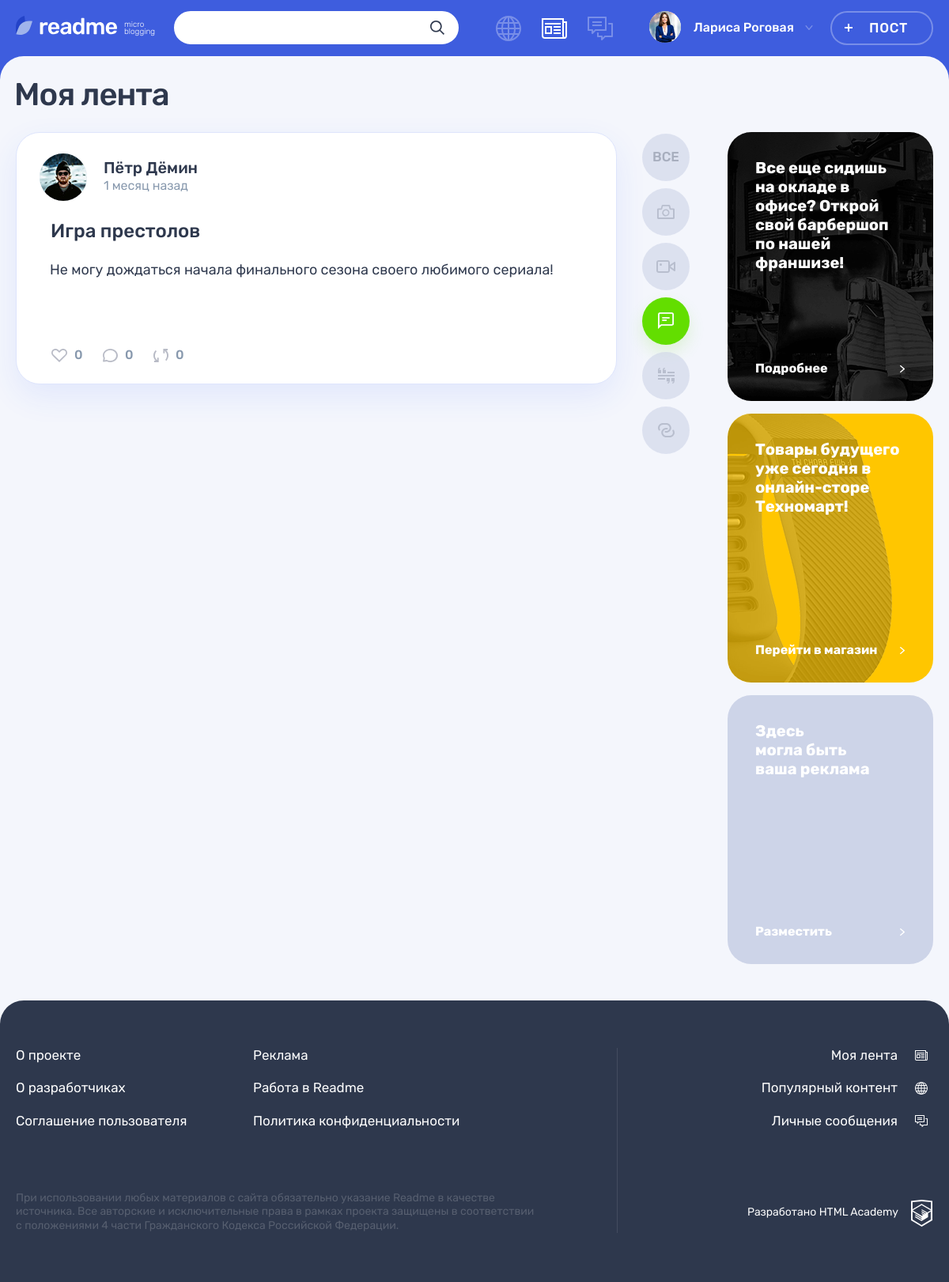
/feed.php?filter=text (signed in), run on the app's committed database.
### tables this page shows
CREATE TABLE post (
	id INT UNSIGNED AUTO_INCREMENT PRIMARY KEY,
	dt_add TIMESTAMP NOT NULL DEFAULT CURRENT_TIMESTAMP(),
	title VARCHAR(128) NOT NULL,
	text_content TEXT,
	quote_author VARCHAR(128),
	image_path VARCHAR(128),
	video_path VARCHAR(128),
	link VARCHAR(128),
	show_count INT UNSIGNED NOT NULL DEFAULT 0,
	author_id INT UNSIGNED NOT NULL,
	is_repost BOOLEAN NOT NULL DEFAULT 0,
	origin_post_id INT UNSIGNED,
	content_type_id INT UNSIGNED NOT NULL,
	FOREIGN KEY (author_id) REFERENCES user(id),
	FOREIGN KEY (origin_post_id) REFERENCES post(id),
	FOREIGN KEY (content_type_id) REFERENCES content_type(id),
	FULLTEXT INDEX post_ft_search(title, text_content)
);

CREATE TABLE user (
	id INT UNSIGNED AUTO_INCREMENT PRIMARY KEY,
	dt_add TIMESTAMP NOT NULL DEFAULT CURRENT_TIMESTAMP(),
	email VARCHAR(128) NOT NULL,
	login VARCHAR(128) NOT NULL,
	password CHAR(64) NOT NULL,
	avatar_path VARCHAR(128),
	UNIQUE INDEX email(email)
);

CREATE TABLE content_type (
	id INT UNSIGNED AUTO_INCREMENT PRIMARY KEY,
	type_name VARCHAR(128) NOT NULL,
	class_name VARCHAR(128) NOT NULL,
	icon_width INT UNSIGNED NOT NULL,
	icon_height INT UNSIGNED NOT NULL
);

### helpers.php (called while the page is built, shortened)
<?php
function get_noun_plural_form(int $number, string $one, string $two, string $many): string
{
    $number = (int)$number;
    $mod10 = $number % 10;
    $mod100 = $number % 100;
    switch (true) {
        case ($mod10 === 1):
            return $one;
    }
}
function include_template($name, array $data = [])
{
    $name = 'templates/' . $name;
    extract($data);
    require $name;
    $result = ob_get_clean();
    return $result;
}

### templates/main.php (the view, shortened to what this page needs)
<div class="container">
    <h1 class="page__title page__title--feed">Моя лента</h1>
</div>
<div class="page__main-wrapper container">
    <section class="feed">
        <?php $style = !empty($posts) ? 'background-image: none;' : ''; ?>
        <div style="<?= $style ?>" class="feed__main-wrapper">
            <div class="feed__wrapper">
                <?php foreach ($posts as $post): ?>
                <article class="feed__post post post-<?= esc($post['class_name']) ?>">
                    <header class="post__header post__author">
                        <a class="post__author-link" href="/profile.php?id=<?= $post['author_id'] ?>&tab=posts" title="Автор">
                            <div class="post__avatar-wrapper">
                                <?php if (!empty($post['avatar_path'])): ?>
                                <?php $style = 'width: 60px; height: 60px; object-fit: cover;'; ?>
                                <img style="<?= $style ?>" class="post__author-avatar" src="uploads/<?= esc($post['avatar_path']) ?>" width="60" height="60" alt="Аватар пользователя">
                                <?php endif; ?>
                            </div>
                            <div class="post__info">
                                <b class="post__author-name"><?= esc($post['author']) ?></b>
                                <span class="post__time"><?= get_relative_time($post['dt_add']) ?> назад</span>
                            </div>
                        </a>
                    </header>
                    <div style="min-height: 141px;" class="post__main">
                        <?php if (in_array($post['class_name'], ['photo', 'text'])): ?>
                        <h2><a href="/post.php?id=<?= esc($post['id']) ?>"><?= esc($post['title']) ?></a></h2>
                        <?php endif; ?>
                        <?php $post['display_mode'] = 'feed'; ?>
                        <?php if ($post['class_name'] === 'quote'): ?>
                        <?= include_template('inc/post-quote.php', ['post' => $post]) ?>
                        <?php elseif ($post['class_name'] === 'link'): ?>
                        <?= include_template('inc/post-link.php', ['post' => $post]) ?>
                        <?php elseif ($post['class_name'] === 'photo'): ?>
                        <?= include_template('inc/post-photo.php', ['post' => $post]) ?>
                        <?php elseif ($post['class_name'] === 'video'): ?>
                        <?= include_template('inc/post-video.php', ['post' => $post]) ?>
                        <?php elseif ($post['class_name'] === 'text'): ?>
                        <?= include_template('inc/post-text.php', ['post' => $post]) ?>
                        <?php endif; ?>
                    </div>
                    <footer style="flex-direction: column;" class="post__footer post__indicators">
                        <div class="post__buttons">
                            <a class="post__indicator post__indicator--likes<?= get_likes_indicator_class($link, $post['id']) ?> button" href="/like.php?id=<?= esc($post['id']) ?>" title="Лайк">
                                <svg class="post__indicator-icon" width="20" height="17">
                                    <use xlink:href="#icon-heart"></use>
                                </svg>
                                <span><?= get_likes_count($link, $post['id']) ?></span>
                            </a>
                            <a class="post__indicator post__indicator--comments button" href="/post.php?id=<?= esc($post['id']) ?>#form" title="Комментарии">
                                <svg class="post__indicator-icon" width="19" height="17">
                                    <use xlink:href="#icon-comment"></use>
                                </svg>
                                <span><?= get_comment_count($link, $post['id']) ?></span>
                            </a>
                            <a class="post__indicator post__indicator--repost button" href="/repost.php?id=<?= esc($post['id']) ?>" title="Репост">
                                <svg class="post__indicator-icon" width="19" height="17">
                                    <use xlink:href="#icon-repost"></use>
                                </svg>
                                <span><?= get_repost_count($link, $post['id']) ?></span>
                            </a>
                        </div>
                    </footer>
                </article>
                <?php endforeach; ?>
            </div>
        </div>
        <ul class="feed__filters filters">
            <li class="feed__filters-item filters__item">
                <?php $classname = !isset($_GET['filter']) ? ' filters__button--active' : ''; ?>
                <a class="filters__button<?= $classname ?>" href="/feed.php">
                    <span>Все</span>
                </a>
            </li>
            <?php foreach ($content_types as $type): ?>
            <li class="feed__filters-item filters__item">
                <?php $classname = isset($_GET['filter']) && $_GET['filter'] === $type['class_name'] ? ' filters__button--active' : ''; ?>
                <a class="filters__button filters__button--<?= esc($type['class_name']) ?> button<?= $classname ?>" href="/feed.php?filter=<?= esc($type['class_name']) ?>">
                    <svg class="filters__icon" width="<?= esc($type['icon_width']) ?>" height="<?= esc($type['icon_height']) ?>">
                        <use xlink:href="#icon-filter-<?= esc($type['class_name']) ?>"></use>
                    </svg>
                </a>
            </li>
            <?php endforeach; ?>
        </ul>
    </section>
    <aside class="promo">
        <article class="promo__block promo__block--barbershop">
            <p class="promo__text">Все еще сидишь на окладе в офисе? Открой свой барбершоп по нашей франшизе!</p>
            <a class="promo__link" href="#">Подробнее</a>
        </article>
        <article class="promo__block promo__block--technomart">
            <p class="promo__text">Товары будущего уже сегодня в онлайн-сторе Техномарт!</p>
            <a class="promo__link" href="#">Перейти в магазин</a>
        </article>
        <article class="promo__block">
            <p class="promo__text">Здесь<br>могла быть<br>ваша реклама</p>
            <a class="promo__link" href="#">Разместить</a>
        </article>
    </aside>
</div>

### functions.php (shortened to what this page needs)
<?php
function get_mysqli_result(mysqli $link, string $sql, string $result_type = 'all') {
    if (!$result = mysqli_query($link, $sql)) {
        update_errors_log($link, $sql, 'mysql_errors.txt');
        http_response_code(500);
        exit;
    } elseif ($result_type === 'all') {
        $result = mysqli_fetch_all($result, MYSQLI_ASSOC);
    } elseif ($result_type === 'assoc') {
        $result = mysqli_fetch_assoc($result);
    }
    return $result;
}
function crop_text_content(string $text, int $post_id, string $style = '', int $num_letters = 300) : string {
    $style = $style ? " style=\"{$style}\"" : '';
    $text_length = mb_strlen($text);
    if ($text_length > $num_letters) {
        $words = explode(' ', $text);
        $result_words_length = 0;
        $result_words = [];
        foreach ($words as $word) {
            $result_words_length += mb_strlen($word);
            if ($result_words_length > $num_letters) {
                break;
            }
            $result_words_length += 1;
            $result_words[] = $word;
        }
        $result = implode(' ', $result_words);
        $result .= '...';
        $result = "<p{$style}>" . $result . '</p>';
        $result .= '<a class="post-text__more-link" href="post.php?id=' . $post_id . '">Читать далее</a>';
    } else {
        $result = "<p{$style}>" . $text . '</p>';
    }
    return $result;
}
function esc(string $str) : string {
    $text = htmlspecialchars($str);
    return $text;
}
function get_relative_time(string $date) : string {
    $ts_diff = time() - strtotime($date);
    if ($ts_diff < 60) {
        $relative_time = "$ts_diff " . get_noun_plural_form($ts_diff, 'секунда', 'секунды', 'секунд');
    } elseif ($ts_diff < 3600) {
        $minutes = floor($ts_diff / 60);
        $relative_time = "$minutes " . get_noun_plural_form($minutes, 'минута', 'минуты', 'минут');
    } elseif ($ts_diff < 86400) {
        $hours = floor($ts_diff / 3600);
        $relative_time = "$hours " . get_noun_plural_form($hours, 'час', 'часа', 'часов');
    } elseif ($ts_diff < 604800) {
        $days = floor($ts_diff / 86400);
        $relative_time = "$days " . get_noun_plural_form($days, 'день', 'дня', 'дней');
    } elseif ($ts_diff < 3024000) {
        $weeks = floor($ts_diff / 604800);
        $relative_time = "$weeks " . get_noun_plural_form($weeks, 'неделя', 'недели', 'недель');
    } elseif ($ts_diff >= 3024000) {
        $dt_diff = date_diff(date_create($date), date_create('now'));
        $months = date_interval_format($dt_diff, '%m');
        $relative_time = "$months " . get_noun_plural_form($months, 'месяц', 'месяца', 'месяцев');
    }
    return $relative_time;
}
function is_content_type_valid(mysqli $link, string $type) : bool {
    $sql = 'SELECT class_name FROM content_type';
    $content_types = get_mysqli_result($link, $sql);
    $class_names = array_column($content_types, 'class_name');
    return in_array($type, $class_names);
}
function get_likes_indicator_class(mysqli $link, int $post_id) : string {
    $user_id = intval($_SESSION['user']['id']);
    $sql = "SELECT id FROM post_like WHERE post_id = $post_id AND author_id = $user_id";
    $result = get_mysqli_result($link, $sql, false);
    return mysqli_num_rows($result) ? ' post__indicator--likes-active' : '';
}
function get_likes_count(mysqli $link, int $post_id) : int {
    $sql = "SELECT COUNT(id) FROM post_like WHERE post_id = $post_id";
    $likes_count = get_mysqli_result($link, $sql, 'assoc')['COUNT(id)'];
    return $likes_count;
}
function get_comment_count(mysqli $link, int $post_id) : int {
    $sql = "SELECT COUNT(id) FROM comment WHERE post_id = $post_id";
    $comment_count = get_mysqli_result($link, $sql, 'assoc')['COUNT(id)'];
    return $comment_count;
}
function get_repost_count(mysqli $link, int $post_id) : int {
    $sql = "SELECT COUNT(id) FROM post WHERE origin_post_id = $post_id";
    $repost_count = get_mysqli_result($link, $sql, 'assoc')['COUNT(id)'];
    return $repost_count;
}
function get_post_fields(string $prefix) : string {
    $post_fields = [
        'id',
        'dt_add',
        'title',
        'text_content',
        'quote_author',
        'image_path',
        'video_path',
        'link',
        'show_count',
        'author_id',
        'is_repost',
        'origin_post_id',
        'content_type_id'
    ];
    array_walk($post_fields, 'add_prefix', $prefix);
    return implode(', ', $post_fields);
}

### data on the page
post: author.avatar_path (picture), author.login "Пётр Дёмин", dt_add "1 месяц", title "Игра престолов", text_content "Не могу дождаться начала финального сезона своего любимого сериала!", id "0"
content_type: icon_width 22 (drawn)
content_type: icon_width 24 (drawn)
content_type: icon_width 20 (drawn)
content_type: icon_width 21 (drawn)
content_type: icon_width 21 (drawn)

### other printed values
$_SESSION['user']['login'] "Лариса Роговая"
